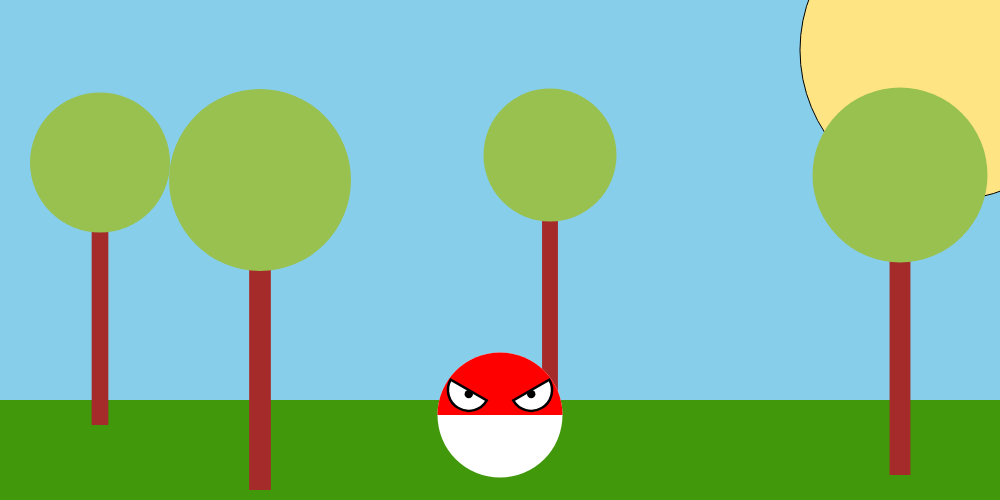
Frame 1 (no input)
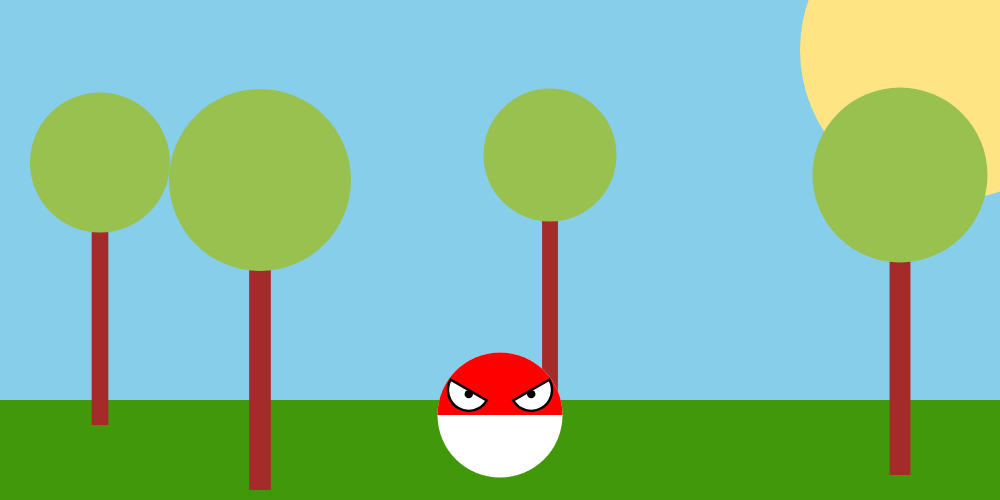
Frame 60 (no input)
Frame 120 (the mouse pressed at the canvas centre since frame 60): identical to frame 60, image omitted

The p5.js sketch that drew these frames (run headless with seeded random() and noise() and a simulated clock; from frame 60 on, the mouse is pressed at the canvas centre):

// p5.js sketch
// ── sketch.js
// Interactive Scene
// Ethan Meachem
// 2/11/2025


//Global Vars
let backdrop = 0;
let explosionStatus = 0;

function setup() {
  createCanvas(1000, 500);
}

function draw() {
//BACKGROUND
  if(backdrop > 3){
    backdrop = 0;
  }
  else if(backdrop === 0){ 
    background(135, 206, 235);
    fill(255, 228, 132);
    circle(950,50, 300);
  }
  else if(backdrop === 1){ 
    background(11,94,129);
  }
  else if(backdrop === 2){ 
    background(161, 189, 199);
  }
  else if(backdrop === 3){ 
    background(233,187,147);
    fill(255, 228, 132);
    circle(500,400, 300);
  }

  //FOREGROUND
  //Initialization
  noStroke();
  rectMode(CENTER);
  //Ground
  fill(65,152,10);
  rect(500,500, 1000, 200);
  //trees
  tree(100,325, 100);
  tree(900, 350, 125);
  tree(550, 310, 95);
  tree(260, 360, 130);


  //CHARACTER
  if (explosionStatus === 0){
    voltorb(500,415,125);
  }
  else if (explosionStatus === 1){
    explodingVoltorb(500,415);
  }
  else{
    explosionStatus = 0;
  }

}



//Character drawing function
function voltorb(x, y, w){
  //base
  fill("white");
  circle(x,y, w);
  //top
  fill("red");
  arc(x, y, w, w, PI, 0);
  //eyes
  fill("white");
  strokeWeight(w/50);
  stroke("black");
  arc(x-w/4, y-w/5, w/3, w/3, PI/6, 7*PI/6, CHORD);
  arc(x+w/4, y-w/5, w/3, w/3, 11*PI/6, 5*PI/6, CHORD);
  //pupils
  fill("black");
  noStroke();
  circle(x-w/4, y-w/6, w/15);
  circle(x+w/4, y-w/6, w/15);
}

function explodingVoltorb(x,y){
//pointy explosion base thing
  fill("red");
  triangle(x , y/1.5, x/1.3, y*1.2, x*1.2, y*1.1);
  triangle(x*1.05,y*1.2, x/1.35, y/1.2, x*1.15, y/1.2);
//inside yellow part
  fill("yellow");
  triangle(x, y/1.45,x/1.25, y*1.17, x*1.17, y*1.07);
  triangle(x*1.05,y*1.17, x/1.3, y/1.17, x*1.1, y/1.15);
  //inner white part
  fill("white");
  triangle(x, y/1.4,x/1.2, y*1.15, x*1.15, y*1.03);
  triangle(x*1.05,y*1.13, x/1.25, y/1.15, x*1.05, y/1.1);
  
}


function tree(x, y, size){
  fill("brown");
  rect(x,y,size/6,size*2);
  fill(153,193,79)
  circle(x,y/2,size*1.4)

}




//INTERACTIVE FUNCTIONS
//press lmb to change backdrop
function mousePressed(){
  if (mouseButton === CENTER){
    backdrop += 1;
  }
}
function keyPressed(){
  if (keyCode === 32){
    explosionStatus += 1;
}
}
